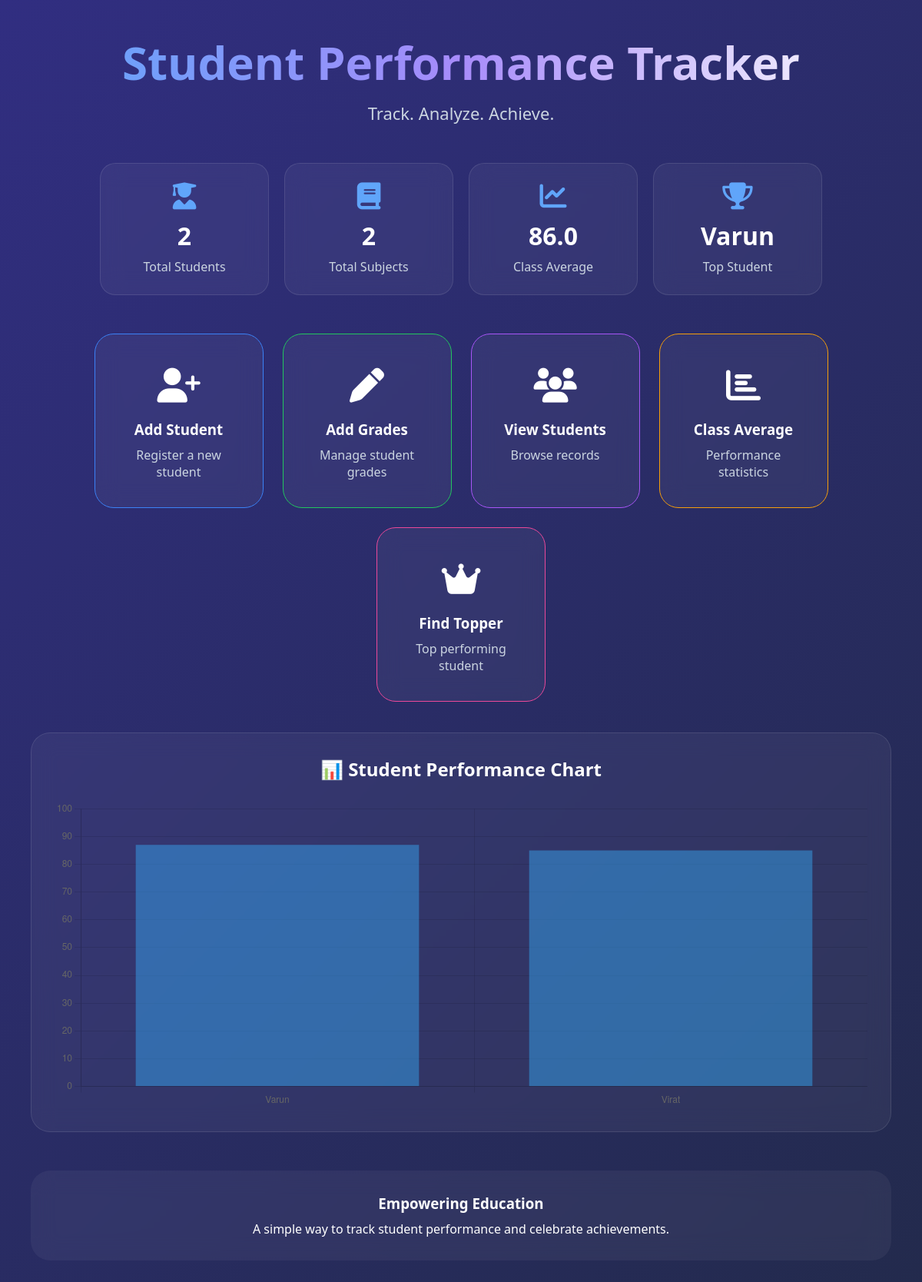
/, run on an earlier commit of the app's database.
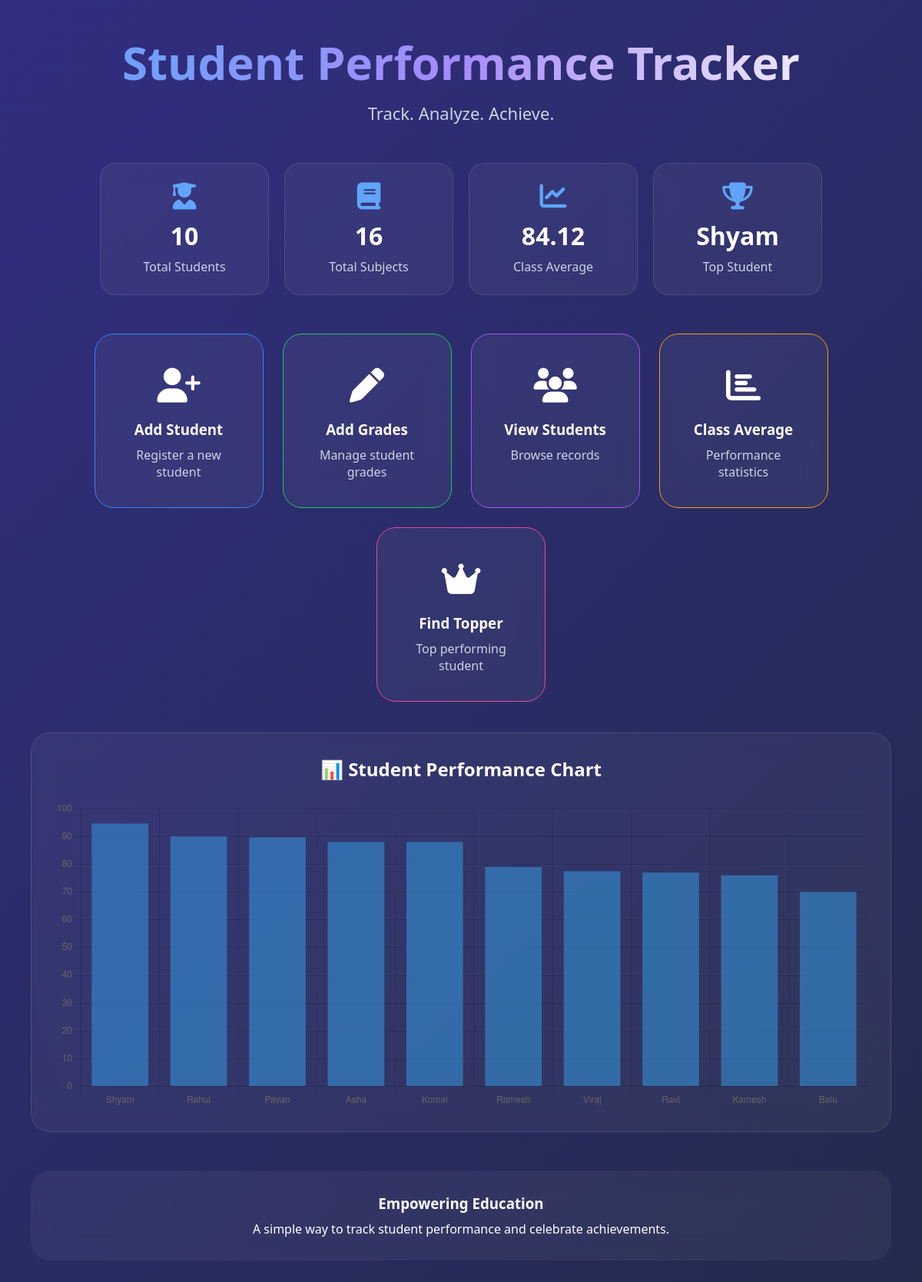
And on a later commit of the database.
### tables this page shows
CREATE TABLE students (
    roll_number TEXT PRIMARY KEY,
    name TEXT NOT NULL
);

### app.py (the view)
@app.route("/")
def home():
    conn = get_connection()
    cursor = conn.cursor()
    cursor.execute("SELECT COUNT(*) FROM students")
    total_students = cursor.fetchone()[0]
    cursor.execute("SELECT COUNT(*) FROM grades")
    total_subjects = cursor.fetchone()[0]
    cursor.execute("SELECT AVG(marks) FROM grades")
    avg_result = cursor.fetchone()[0]
    class_average = round(avg_result, 2) if avg_result else 0
    cursor.execute("""
        SELECT s.name
        FROM students s
        JOIN grades g
        ON s.roll_number = g.roll_number
        GROUP BY s.roll_number
        ORDER BY AVG(g.marks) DESC
        LIMIT 1
    """)
    topper = cursor.fetchone()
    topper_name = topper[0] if topper else "N/A"
    cursor.execute("""
        SELECT s.name,
               ROUND(AVG(g.marks),2)
        FROM students s
        JOIN grades g
        ON s.roll_number = g.roll_number
        GROUP BY s.roll_number
        ORDER BY AVG(g.marks) DESC
    """)
    chart_data = cursor.fetchall()
    names = [row[0] for row in chart_data]
    averages = [row[1] for row in chart_data]
    conn.close()
    return render_template(
        "home.html",
        total_students=total_students,
        total_subjects=total_subjects,
        class_average=class_average,
        topper_name=topper_name,
        names=names,
        averages=averages
    )

### db.py (called while the page is built)
def get_connection():
    conn = sqlite3.connect("student_tracker.db")
    conn.row_factory = sqlite3.Row
    return conn

### templates/home.html (shortened to what this page needs)
<!DOCTYPE html>
<html>
<head>
    <link rel="stylesheet"
          href="{{ url_for('static', filename='style.css') }}">
    <link rel="stylesheet"
          href="https://cdnjs.cloudflare.com/ajax/libs/font-awesome/6.5.1/css/all.min.css">
</head>
<body>
<div class="container">
    <h1>Student Performance Tracker</h1>
    <p class="subtitle">
        Track. Analyze. Achieve.
    </p>
    <div class="stats-container">
        <div class="stat-card">
            <i class="fas fa-user-graduate"></i>
            <h2>{{ total_students }}</h2>
            <p>Total Students</p>
        </div>
        <div class="stat-card">
            <i class="fas fa-book"></i>
            <h2>{{ total_subjects }}</h2>
            <p>Total Subjects</p>
        </div>
        <div class="stat-card">
            <i class="fas fa-chart-line"></i>
            <h2>{{ class_average }}</h2>
            <p>Class Average</p>
        </div>
        <div class="stat-card">
            <i class="fas fa-trophy"></i>
            <h2>{{ topper_name }}</h2>
            <p>Top Student</p>
        </div>
    </div>
    <div class="dashboard">
        <a href="/add_student" class="card blue">
            <h2><i class="fas fa-user-plus"></i></h2>
            <h3>Add Student</h3>
            <p>Register a new student</p>
        </a>
        <a href="/add_grades" class="card green">
            <h2><i class="fas fa-pen"></i></h2>
            <h3>Add Grades</h3>
            <p>Manage student grades</p>
        </a>
        <a href="/view_students" class="card purple">
            <h2><i class="fas fa-users"></i></h2>
            <h3>View Students</h3>
            <p>Browse records</p>
        </a>
        <a href="/class_average" class="card orange">
            <h2><i class="fas fa-chart-bar"></i></h2>
            <h3>Class Average</h3>
            <p>Performance statistics</p>
        </a>
        <a href="/topper" class="card pink">
            <h2><i class="fas fa-crown"></i></h2>
            <h3>Find Topper</h3>
            <p>Top performing student</p>
        </a>
    </div>
    <div class="chart-card">
        <h2>📊 Student Performance Chart</h2>
        <canvas id="studentChart"></canvas>
    </div>
    <div class="footer-box">
        <h3>Empowering Education</h3>
        <p>
            A simple way to track student performance
            and celebrate achievements.
        </p>
    </div>
</div>
<script>
const ctx = document.getElementById('studentChart');
new Chart(ctx, {
    type: 'bar',
    data: {
        labels: {{ names|tojson }},
        datasets: [{
            label: 'Average Marks',
            data: {{ averages|tojson }}
        }]
    },
    options: {
        responsive: true,
        plugins: {
            legend: {
                display: false
            }
        },
        scales: {
            y: {
                beginAtZero: true,
                max: 100
            }
        }
    }
});
</script>
</body>
</html>

What changed in the data, as far as the page shows it:
no longer on this page (row edited): students: name "Varun"
added students: name "Shyam"
Also different on the page:
{{ total_students }}: "2" → "10"
{{ total_subjects }}: "2" → "16"
{{ class_average }}: "86.0" → "84.12"
chart data {{ names|tojson }}: ["Varun", "Virat"] → ["Shyam", "Rahul", "Pavan", "Asha", "Komal", "Ramesh", "Viraj", "Ravi", "Kamesh", "Balu"]
chart data {{ averages|tojson }}: [87.0, 85.0] → [94.67, 90.0, 89.67, 88.0, 88.0, 79.0, 77.5, 77.0, 76.0, 70.0]
